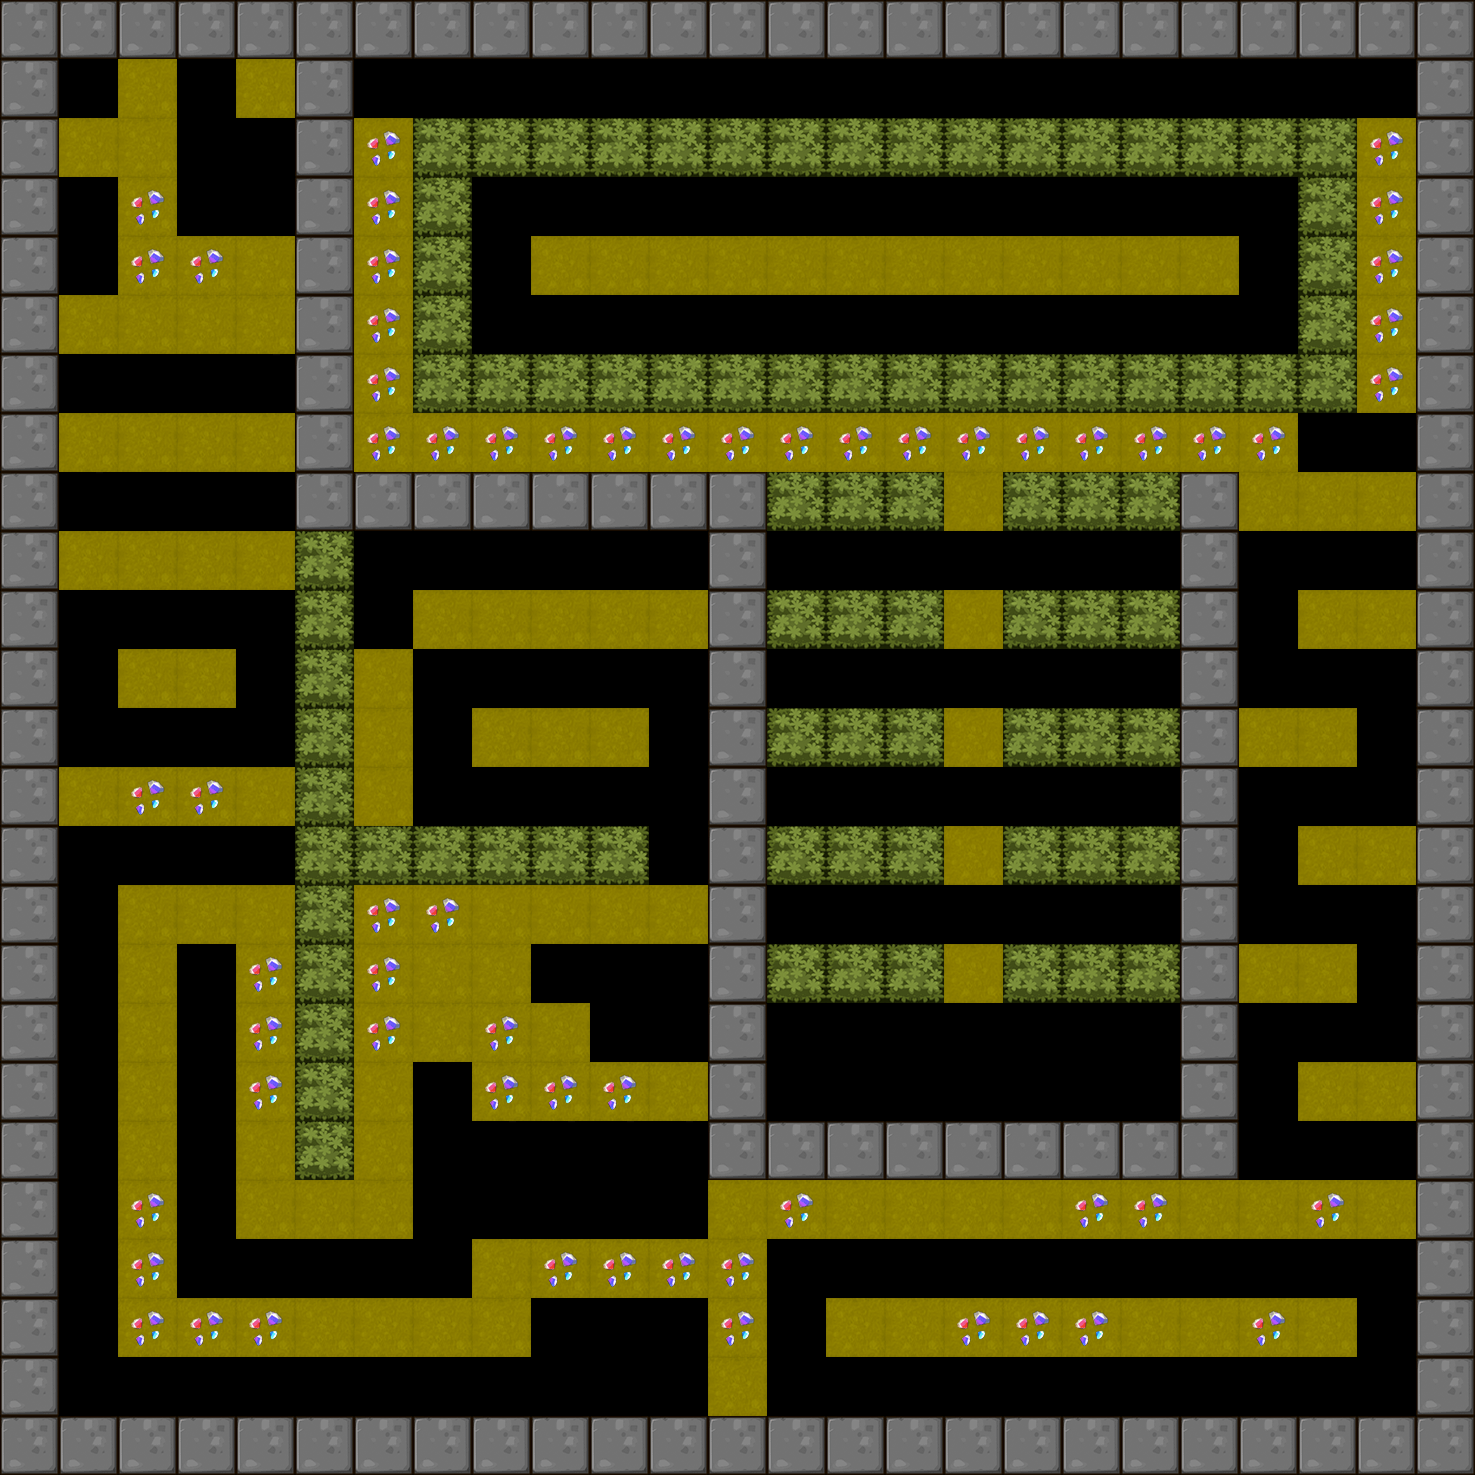

Tiled map render using the project's own tile images. Description and the map definition, with tile-layer contents summarised, below:
An orthogonal 25x25 tile map with 59x59 px tiles, 1 tile layer (BackGround) and 18 objects (7x Hammer, 5x Shipper, 3x Tracker, 2x Tanker, Player).

<map version="1.0" orientation="orthogonal" renderorder="right-down" width="25" height="25" tilewidth="59" tileheight="59">
 <tileset firstgid="1" name="itemmap" tilewidth="59" tileheight="59">
  <image source="tileset2.png" trans="ff00ff" width="354" height="354" />
 </tileset>
 <layer name="BackGround" width="25" height="25">
  <data>[625 cells, 466 non-empty, 13 distinct tile ids]</data>
 </layer>
 <objectgroup name="RobotCharacter">
  <object name="Player" type="Player" x="66.6974" y="63.9881" width="40" height="40" />
 </objectgroup>
 <objectgroup name="EnemyCharacter">
  <object name="Shipper" type="Shipper" x="1245.33" y="536.525" width="40" height="40" />
  <object name="Tracker" type="Tracker" x="418.418" y="655.677" width="40" height="40" />
  <object name="Hammer" type="Hammer" x="185.711" y="952.678" width="40" height="40" />
  <object name="Shipper" type="Shipper" x="1363.09" y="894.545" width="40" height="40" />
  <object name="Shipper" type="Shipper" x="66.257" y="597.32" width="40" height="40" />
  <object name="Hammer" type="Hammer" x="421.758" y="1365.97" width="40" height="40" />
  <object name="Shipper" type="Shipper" x="1246.31" y="1006.39" width="40" height="40" />
  <object name="Hammer" type="Hammer" x="244.955" y="834.177" width="40" height="40" />
  <object name="Shipper" type="Shipper" x="1361.49" y="775.143" width="40" height="40" />
  <object name="Tracker" type="Tracker" x="1009.88" y="1246.82" width="40" height="40" />
  <object name="Tracker" type="Tracker" x="1246.92" y="1367.8" width="40" height="40" />
  <object name="Tanker" type="Tanker" x="953.151" y="185.135" width="40" height="40" />
  <object name="Tanker" type="Tanker" x="484.028" y="304.511" width="40" height="40" />
  <object name="Hammer" type="Hammer" x="833.966" y="538.12" width="40" height="40" />
  <object name="Hammer" type="Hammer" x="1071.06" y="657.717" width="40" height="40" />
  <object name="Hammer" type="Hammer" x="836.064" y="775.216" width="40" height="40" />
  <object name="Hammer" type="Hammer" x="1073.16" y="892.715" width="40" height="40" />
 </objectgroup>
</map>
